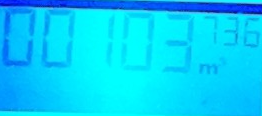
#> input picture imgProcessing/data/0_2023-07-25 12:27:21.png, 262 x 116 px; its folder holds only this picture in this run
$ python analysePic2.py
#> lines starting #> are read from the running program, lines starting #| are printed output that depends on the picture; after the words box and inside, x2 and y2 are one past the last pixel; in counts of white or black regions, pixels touching at a corner belong together

#see: https://pyimagesearch.com/2017/02/13/recognizing-digits-with-opencv-and-python/
# import the necessary packages
# from imutils.perspective import four_point_transform
from imutils import contours
import imutils
import cv2
from numpy import vstack
from copy import deepcopy
import os

INDEX = 0
# define the dictionary of digit segments so we can identify
# each digit on the thermostat
DIGITS_LOOKUP = [
	[1, 1, 1, 0, 1, 1, 1],#  0
	[0, 0, 1, 0, 0, 1, 0],#  1
	[1, 0, 1, 1, 1, 0, 1],#  2
	[1, 0, 1, 1, 0, 1, 1],#  3
	[0, 1, 1, 1, 0, 1, 0],#  4
	[1, 1, 0, 1, 0, 1, 1],#: 5,
	[1, 1, 0, 1, 1, 1, 1],#: 6,
	[1, 0, 1, 0, 0, 1, 0],#: 7,
	[1, 1, 1, 1, 1, 1, 1],#: 8,
	[1, 1, 1, 1, 0, 1, 1],#: 9
]

def saveImg(img, name="_", folder="", print_=False, saveFig=False):
	if saveFig:
		global INDEX
		img_name = str(INDEX)+"_"+name+".png"
		cv2.imwrite(folder+"/"+img_name, img)
		INDEX+=1

def getBoundingRect(countour, smallRect=False):
	# find out if there is a one contained
	oneBigFactor   = 20
	oneSmallFactor = 5
	(x, y, w, h) = cv2.boundingRect(countour)
	if not smallRect and w*h>650 and w*h<800 and h>45 and h<62:
		#print("I found a big Number 1!")
		x -= oneBigFactor
		w += oneBigFactor
	elif smallRect and w*h >185 and w*h<280 and w>5 and w<12: # one small
		#print("I found a small Number 1!")
		x -= oneSmallFactor
		w += oneSmallFactor
	return (x,y,w,h)

def getNumberOfRectangle(rect, img, colorImg, small=False, folder="", saveFig=False, print_=False):
	factor_ = 0.6
	if small: factor_ = 0.53
	(x, y, w, h) = rect
	roi = img[y:y + h, x:x + w]
	saveImg(cv2.rectangle(deepcopy(colorImg),(x,y),(x+w,y+h),(30,255,255),1), "roi", folder=folder, saveFig=saveFig)
	(roiH, roiW) = roi.shape
	(dW, dH) = (int(roiW * 0.25), int(roiH * 0.15))
	dHC = int(roiH * 0.05)

	# define the set of 7 segments
	segments = [
		((0, 0), (w, dH)),	# top
		((0, 0), (dW, h // 2)),	# top-left
		((w - dW, 0), (w, h // 2)),	# top-right
		((0, (h // 2) - dHC) , (w, (h // 2) + dHC)), # center
		((0, h // 2), (dW, h)),	# bottom-left
		((w - dW, h // 2), (w, h)),	# bottom-right
		((0, h - dH), (w, h))	# bottom
	]
	on = [0] * len(segments)

	# loop over the segments
	for (i, ((xA, yA), (xB, yB))) in enumerate(segments):
		# extract the segment ROI, count the total number of
		# thresholded pixels in the segment, and then compute
		# the area of the segment
		segROI = roi[yA:yB, xA:xB]
		total = cv2.countNonZero(segROI)
		area = (xB - xA) * (yB - yA)
		# if the total number of non-zero pixels is greater than
		# 50% of the area, mark the segment as "on"
		#print(i, round(total/float(area),2))
		tmp = cv2.rectangle(deepcopy(colorImg),(x+xA,y+yA),(x+xB,y+yB),color=(20*i,240,0),thickness=1)
		if area == 0: # reducing errors!
			area = 0.001
		tmp = cv2.putText(tmp, str(round(total/float(area),2)), (x+xA+10, y+yA+10), cv2.FONT_HERSHEY_SIMPLEX, 0.2, (0,0,250), 1, cv2.LINE_AA, False)
		saveImg(tmp, "segment"+str(i)+".png", folder=folder, saveFig=saveFig)
		if total / float(area) > factor_:
			on[i]= 1
	# find on matching in: DIGITS_LOOKUP
	for i,lockup in enumerate(DIGITS_LOOKUP):
		if lockup == on:
			if print_:print(lockup, on, w,h, w*h, "-->", i)
			return str(i)
	if print_:print("No number found: ", on, w*h, w, h)
	return "?"
# [43 lines left out: function cropImg, not called in this run]

def rotate(image, angle, center = None, scale = 1.0):
    (h, w) = image.shape[:2]
    if center is None:
        center = (w / 2, h / 2)
    # Perform the rotation
    M = cv2.getRotationMatrix2D(center, angle, scale)
    rotated = cv2.warpAffine(image, M, (w, h))
    return rotated

def analyseImgPart(thresh, colorImg, small=False, folder="", saveFigs=False, print_=False):
	thickness_ = 5
	if small:
		thickness_ = 2
	cc, _ = cv2.findContours(thresh, cv2.RETR_LIST, cv2.CHAIN_APPROX_SIMPLE)
	cv2.drawContours(thresh, cc, -1, (255, 255, 255), thickness=thickness_)
	saveImg(thresh, "contours", folder=folder, saveFig=saveFigs)

	contours = cv2.findContours(thresh, cv2.RETR_LIST, cv2.CHAIN_APPROX_SIMPLE)
	cnts = imutils.grab_contours(contours)
	bigCnts = []
	ones_found = []
	digitCntsOnesBig = []
	tmpIMG = cv2.cvtColor(thresh, cv2.COLOR_GRAY2BGR)
	digits     = deepcopy(tmpIMG)

	# loop over the digit area candidates
	for c in cnts:
		# compute the bounding box of the contour
		(x, y, w, h) = cv2.boundingRect(c)
		tmpIMG = cv2.rectangle(tmpIMG,(x,y),(x+w,y+h),(0,255,0),1)
		tmpIMG = cv2.putText(tmpIMG, str(w*h), (x+2, y+10), cv2.FONT_HERSHEY_SIMPLEX, 0.4, (0,0,250), 1, cv2.LINE_AA, False)
	saveImg(tmpIMG, "boundingRect", folder=folder, saveFig=saveFigs)

	# loop over the digit area candidates
	for c in cnts:
		# compute the bounding box of the contour
		(x, y, w, h) = cv2.boundingRect(c)
		if small:
			if w*h>350 or ( w*h>185 and w*h <300 and w>5 and w<12):
				bigCnts.append(c)
				continue
		else:
			if w*h>300:
				if w*h>1500 or (w*h>700 and h>50):
					bigCnts.append(c)
					continue
				else:
					continue
			else:
				if (h>25 and w<15 and w>5 and h<40 and w*h<250): # detect 1s
					ones_found.append(c)

	allContours = []
	digitCntsBig = []
	allContoursSorted = []
	if len(bigCnts)>0:
		digitCntsBig = imutils.contours.sort_contours(bigCnts, method="left-to-right")[0]
	# TODO delete ones merging stuff!
	if len(ones_found)>0:
		digitOnesBig = imutils.contours.sort_contours(ones_found, method="left-to-right")[0]
		if (len(digitOnesBig) % 2) != 0:
			digitOnesBig = digitOnesBig[:-1]

	# merge ones contours:
		for i in range(len(digitOnesBig)-1):
			digitCntsOnesBig.append(vstack([digitOnesBig[i], digitOnesBig[i+1]]))

		for i in digitCntsOnesBig:
			allContours.append(i)
	for i in digitCntsBig:
		allContours.append(i)
	if len(allContours)>0:
		allContoursSorted =  imutils.contours.sort_contours(allContours, method="left-to-right")[0]

	rects = []
	# adapt bounding rect for ones:
	for c in allContoursSorted:
		rects.append(getBoundingRect(c, smallRect=small))

	for c in digitCntsBig:
		# extract the digit ROI
		(x, y, w, h) = cv2.boundingRect(c)
		cv2.rectangle(digits,(x,y),(x+w,y+h),(0,0,255),3)
	for c in digitCntsOnesBig:
		# extract the digit ROI
		(x, y, w, h) = cv2.boundingRect(c)
		cv2.rectangle(digits,(x,y),(x+w,y+h),(0,255,255),3)
	saveImg(digits, "digits", folder=folder, saveFig=saveFigs)

	result = ""
	for r in rects:
		result+=getNumberOfRectangle(r, thresh, colorImg, small=small, folder=folder, saveFig=saveFigs, print_=print_)

	return result

def checkCorrectness(big,small):
	if len(big) == 5 and len(small) == 3:
		if "?" not in big and "?" not in small:
			if big[0] == big[1] == "0":
				return True # first 2 big numers are 0!
	return False

def analyseImg(imgName, folder="", saveFigs=False, print_=False, skipCrop=False):
	cropped2, xR, yR = None, 0,0

	cropped2 = cv2.imread(imgName)
	rotated = rotate(cropped2, 2)
	xR, yR, c = rotated.shape
	cropped2 = rotated[12:xR-30, 1:yR-1]
	gray = cv2.cvtColor(cropped2, cv2.COLOR_BGR2GRAY)
	blure = cv2.GaussianBlur(gray, (5, 5), 0)
	thresh = cv2.adaptiveThreshold(blure, 255, 1, 1, 15, 4)
	saveImg(thresh, "thresh", folder=folder, saveFig=saveFigs)

	bigStr   = analyseImgPart(thresh[0:60, 0:195], cropped2[0:60, 0:195], small=False, folder=folder+"/Big", saveFigs=saveFigs, print_=print_)
	smallStr = analyseImgPart(thresh[0:42, 195:thresh.shape[1]], cropped2[0:42, 195:thresh.shape[1]], small=True, folder=folder+"/Small", saveFigs=saveFigs, print_=print_)
	textRes = bigStr+","+smallStr
	colorFinal = (10, 10 , 255)
	correct = (checkCorrectness(bigStr, smallStr))
	if correct:
		colorFinal = (30, 180 , 30)

	tmpIMG = cv2.putText(cropped2, textRes, (int(xR/4) ,int(yR/4)), cv2.FONT_HERSHEY_SIMPLEX, 0.6, colorFinal, 2, cv2.LINE_AA, False)
	saveImg(tmpIMG, "finalImg", folder=folder, saveFig=saveFigs)

	return textRes, tmpIMG, correct

# [21 lines left out: functions creation_date, renameCreationDate, not called in this run]

def analyseFolder(dpath, resultFolder="", breakAfter=10000000):
	i = 0
	correctResults = []
	for filename in sorted(os.listdir(dpath)):
		f = os.path.join(dpath, filename)
		# checking if it is a file
		if os.path.isfile(f):
			text_result, imgResult, correct = analyseImg(f, saveFigs=False, folder="orginalDataResults", print_=False, skipCrop=True)
#> in analyseImg, cropped2 is the input picture: shape (116, 262, 3); mean B, G, R 250, 207.5, 3.6
#> in analyseImg, `gray = cv2.cvtColor(cropped2, cv2.COLOR_BGR2GRAY)`:
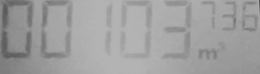
#> gray: shape (74, 260); min 78, max 180, mean 159.3
#> in analyseImg, `thresh = cv2.adaptiveThreshold(blure, 255, 1, 1, 15, 4)`:
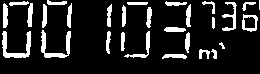
#> thresh: shape (74, 260); 14% white; 29 white regions (1 under 20 px)
#> in analyseImgPart, `cc, _ = cv2.findContours(thresh, cv2.RETR_LIST, cv2.CHAIN_APPROX_SIMPLE)`: cc = 20 contours; largest, box (x1, y1, x2, y2) and area: (2, 31, 31, 58) 228, (41, 30, 71, 58) 210, (124, 31, 150, 58) 98, (3, 3, 8, 28) 84, (27, 3, 33, 27) 76
#> in analyseImgPart, `cc, _ = cv2.findContours(thresh, cv2.RETR_LIST, cv2.CHAIN_APPROX_SIMPLE)`: thresh: shape (60, 195); 18.2% white; 20 white regions, largest, box (x1, y1, x2, y2) and area: (2, 31, 31, 58) 300, (41, 30, 71, 58) 285, (124, 31, 150, 58) 146
#> in analyseImgPart, `cv2.drawContours(thresh, cc, -1, (255, 255, 255), thickness=thickness_)`: thresh: shape (60, 195); 49.6% white; 5 white regions
#> in analyseImgPart, `contours = cv2.findContours(thresh, cv2.RETR_LIST, cv2.CHAIN_APPROX_SI..`: contours = 9 contours, 1 with area under 20; largest, box (x1, y1, x2, y2) and area: (38, 0, 75, 60) 1942, (0, 0, 36, 60) 1942, (118, 0, 155, 60) 1907, (159, 0, 194, 60) 1036, (123, 7, 147, 53) 742, (45, 7, 67, 51) 682, (7, 7, 28, 51) 652, (103, 1, 115, 57) 436
#> in analyseImgPart, `cnts = imutils.grab_contours(contours)`: cnts has the same summary as contours
#> in analyseImgPart, `tmpIMG = cv2.cvtColor(thresh, cv2.COLOR_GRAY2BGR)`: tmpIMG: shape (60, 195, 3); 49.6% white; 5 white regions
#> the loop in analyseImgPart, `for c in cnts:` made 9 passes
#> (x, y, w, h) on passes 2 to 9: (123, 7, 24, 46), (45, 7, 22, 44), (7, 7, 21, 44), (103, 1, 12, 56), (159, 0, 35, 60), (118, 0, 37, 60), (38, 0, 37, 60), (0, 0, 36, 60)
#> (c, x, y, w, h) on pass 1: ([[125, 51], [126, 50], [127, 51], [126, 52]], 125, 50, 3, 3)
#> after the loop in analyseImgPart, `for c in cnts:`: bigCnts = 4 contours; box (x1, y1, x2, y2) and area: (38, 0, 75, 60) 1942, (0, 0, 36, 60) 1942, (118, 0, 155, 60) 1907, (159, 0, 194, 60) 1036; ones_found = []
#> in analyseImgPart, `digitCntsBig = imutils.contours.sort_contours(bigCnts, method="left-to..`: digitCntsBig = 4 contours; box (x1, y1, x2, y2) and area: (0, 0, 36, 60) 1942, (38, 0, 75, 60) 1942, (118, 0, 155, 60) 1907, (159, 0, 194, 60) 1036
#> the loop in analyseImgPart, `for i in digitCntsBig:` made 4 passes
#> after the loop in analyseImgPart, `for i in digitCntsBig:`: allContours has the same summary as digitCntsBig
#> in analyseImgPart, `allContoursSorted =  imutils.contours.sort_contours(allContours, metho..`: allContoursSorted has the same summary as digitCntsBig
#> the loop in analyseImgPart, `for c in allContoursSorted:` made 4 passes
#> (x in getBoundingRect, w in getBoundingRect) on passes 1 to 4: (0, 36), (38, 37), (118, 37), (159, 35)
#> after the loop in analyseImgPart, `for c in allContoursSorted:`: rects = [(0, 0, 36, 60), (38, 0, 37, 60), (118, 0, 37, 60), (159, 0, 35, 60)]
#> the loop in analyseImgPart, `for c in digitCntsBig:` made 4 passes
#> after the loop in analyseImgPart, `for c in digitCntsBig:`:
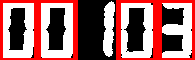
#> digits: shape (60, 195, 3); mean B, G, R 102.8, 102.8, 158.3
#> the loop in analyseImgPart, `for r in rects:` made 4 passes
#> (r, x in getNumberOfRectangle, w in getNumberOfRectangle, roiW in getNumberOfRectangle, dW in getNumberOfRectangle, result) on passes 1 to 4: ((0, 0, 36, 60), 0, 36, 36, 9, '0'), ((38, 0, 37, 60), 38, 37, 37, 9, '00'), ((118, 0, 37, 60), 118, 37, 37, 9, '000'), ((159, 0, 35, 60), 159, 35, 35, 8, '0003')
#> pass 1, in getNumberOfRectangle, `roi = img[y:y + h, x:x + w]`:
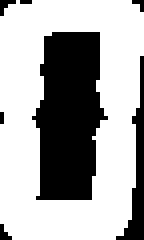
#> roi: shape (60, 36) (shown 4 times larger); 66.3% white; 7 black regions (5 under 20 px), largest, box (x1, y1, x2, y2) and area: (8, 8, 27, 50) 597, (29, 14, 36, 60) 104
#> in analyseImg, `bigStr   = analyseImgPart(thresh[0:60, 0:195], cropped2[0:60, 0:195], ..`: bigStr = '0003'
#> call 2 of analyseImgPart, with small = True, folder = 'orginalDataResults/Small', saveFigs = False, print_ = False
#> in analyseImgPart (call 2), `cc, _ = cv2.findContours(thresh, cv2.RETR_LIST, cv2.CHAIN_APPROX_SIMPLE)`: cc = 7 contours, 1 with area under 20; largest, box (x1, y1, x2, y2) and area: (47, 14, 63, 32) 206, (48, 16, 61, 29) 124, (27, 2, 42, 31) 101, (7, 1, 20, 14) 33, (47, 2, 61, 11) 30, (17, 17, 20, 29) 20
#> in analyseImgPart (call 2), `cc, _ = cv2.findContours(thresh, cv2.RETR_LIST, cv2.CHAIN_APPROX_SIMPLE)`: thresh: shape (42, 65); 15.9% white; 6 white regions (1 under 20 px), largest, box (x1, y1, x2, y2) and area: (27, 2, 42, 31) 157, (47, 14, 63, 32) 129, (7, 1, 20, 14) 56, (47, 2, 61, 11) 49, (17, 17, 20, 29) 33
#> in analyseImgPart (call 2), `cv2.drawContours(thresh, cc, -1, (255, 255, 255), thickness=thickness_)`:
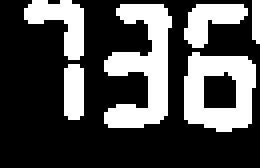
#> thresh: shape (42, 65) (shown 4 times larger); 30.5% white; 6 white regions
#> in analyseImgPart (call 2), `contours = cv2.findContours(thresh, cv2.RETR_LIST, cv2.CHAIN_APPROX_SI..`: contours = 7 contours, 1 with area under 20; largest, box (x1, y1, x2, y2) and area: (46, 13, 64, 33) 274, (26, 1, 43, 32) 236, (6, 0, 21, 15) 90, (50, 17, 60, 28) 78, (46, 1, 62, 12) 76, (16, 16, 21, 30) 50
#> in analyseImgPart (call 2), `cnts = imutils.grab_contours(contours)`: cnts has the same summary as contours
#> in analyseImgPart (call 2), `tmpIMG = cv2.cvtColor(thresh, cv2.COLOR_GRAY2BGR)`: tmpIMG: shape (42, 65, 3); 30.5% white; 6 white regions
#> the loop in analyseImgPart (call 2), `for c in cnts:` made 7 passes
#> (x, y, w, h) on passes 1, 2, 3, 4, 5, 7: (50, 17, 10, 11), (16, 16, 5, 14), (46, 13, 18, 20), (46, 1, 16, 11), (26, 1, 17, 31), (6, 0, 15, 15)
#> (c, x, y, w, h) on pass 6: ([[63, 0], [63, 9], [64, 10], [64, 0]], 63, 0, 2, 11)
#> after the loop in analyseImgPart (call 2), `for c in cnts:`: bigCnts = 2 contours; box (x1, y1, x2, y2) and area: (46, 13, 64, 33) 274, (26, 1, 43, 32) 236
#> in analyseImgPart (call 2), `digitCntsBig = imutils.contours.sort_contours(bigCnts, method="left-to..`: digitCntsBig has the same summary as bigCnts
#> the loop in analyseImgPart (call 2), `for i in digitCntsBig:` made 2 passes
#> after the loop in analyseImgPart (call 2), `for i in digitCntsBig:`: allContours has the same summary as bigCnts
#> in analyseImgPart (call 2), `allContoursSorted =  imutils.contours.sort_contours(allContours, metho..`: allContoursSorted has the same summary as bigCnts
#> the loop in analyseImgPart (call 2), `for c in allContoursSorted:` made 2 passes
#> (oneBigFactor in getBoundingRect, oneSmallFactor in getBoundingRect, x in getBoundingRect, y in getBoundingRect, w in getBoundingRect, h in getBoundingRect) on passes 1 to 2: (20, 5, 26, 1, 17, 31), (20, 5, 46, 13, 18, 20)
#> after the loop in analyseImgPart (call 2), `for c in allContoursSorted:`: rects = [(26, 1, 17, 31), (46, 13, 18, 20)]
#> the loop in analyseImgPart (call 2), `for c in digitCntsBig:` made 2 passes
#> after the loop in analyseImgPart (call 2), `for c in digitCntsBig:`:
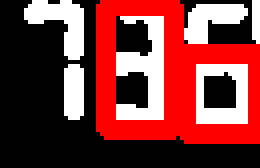
#> digits: shape (42, 65, 3) (shown 4 times larger); mean B, G, R 57.1, 57.1, 125.4
#> the loop in analyseImgPart (call 2), `for r in rects:` made 2 passes
#> (factor_ in getNumberOfRectangle, x in getNumberOfRectangle, y in getNumberOfRectangle, w in getNumberOfRectangle, h in getNumberOfRectangle, roiH in getNumberOfRectangle, roiW in getNumberOfRectangle, dW in getNumberOfRectangle) on passes 1 to 2: (0.53, 26, 1, 17, 31, 31, 17, 4), (0.53, 46, 13, 18, 20, 20, 18, 4)
#> in analyseImg, `smallStr = analyseImgPart(thresh[0:42, 195:thresh.shape[1]], cropped2[..`: smallStr = '30'
#> in analyseImg, `textRes = bigStr+","+smallStr`: textRes = '0003,30'
#> in analyseImg, `correct = (checkCorrectness(bigStr, smallStr))`: correct = False
#> in analyseImg, `tmpIMG = cv2.putText(cropped2, textRes, (int(xR/4) ,int(yR/4)), cv2.FO..`:
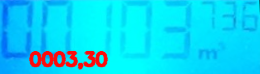
#> tmpIMG: shape (74, 260, 3); mean B, G, R 242.6, 212.6, 12.6
#> text_result = '0003,30'; correct = False
			saveImg(imgResult, filename, folder="orginalDataResults",saveFig=False)
			if correct:
				correctResults.append(text_result)
				print("Correct result:", filename, text_result, i)
				if len(resultFolder)>0: # save only correct imgs
					saveImg(imgResult, filename, folder="orginalDataResults",saveFig=False)
		i+=1
		if i==breakAfter:
			print("Finish analysing imgs afer", breakAfter)
			break
#> (the run stopped early here; a loop or call above may not have finished)
